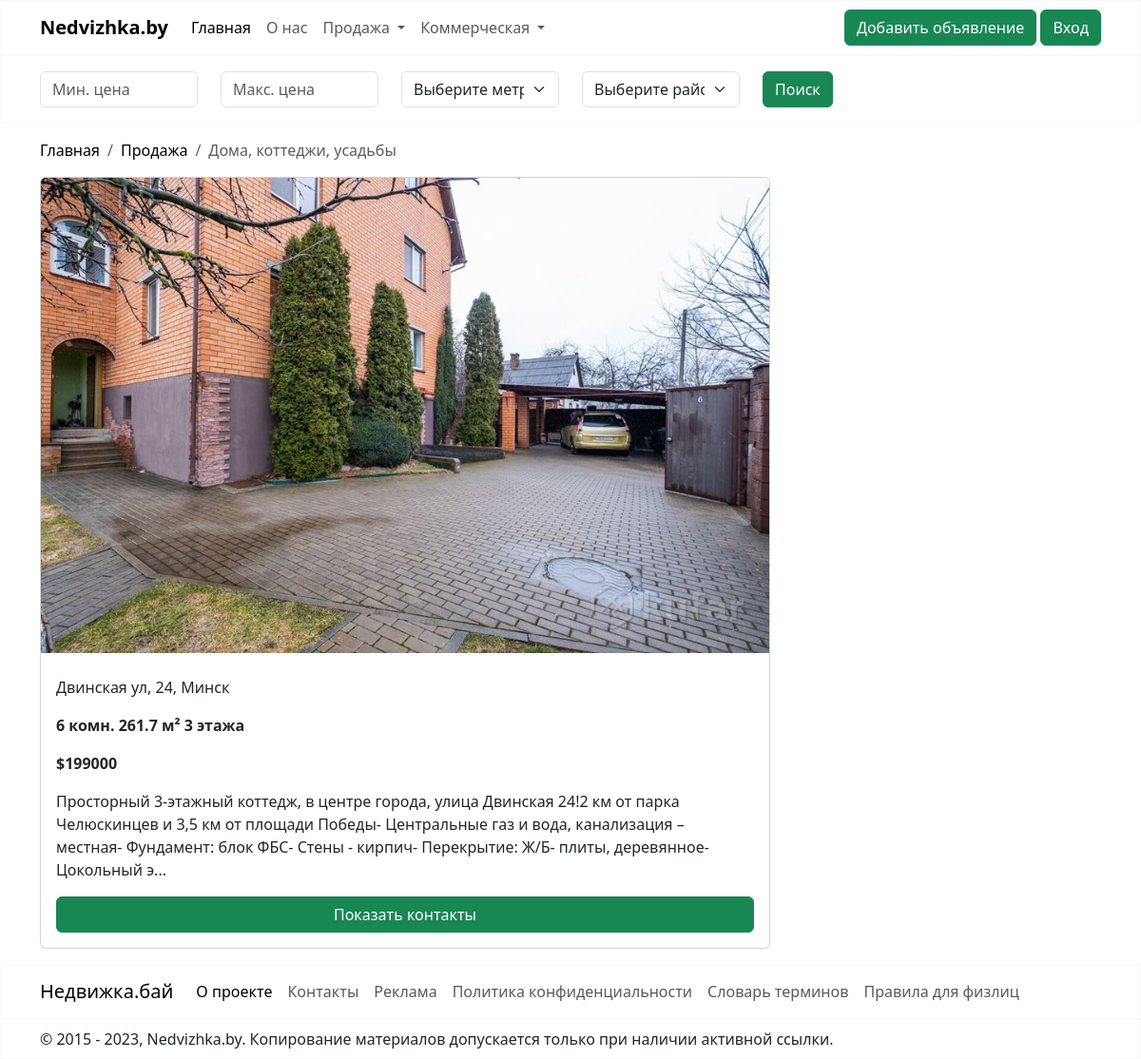
Page /sale/house/ on the committed database.
### sale/models.py (models this page shows)
class Realty(models.Model):
    address = models.CharField(max_length=100)
    district = models.CharField(choices=DISTRICT, max_length=40, blank=True)
    subway = models.CharField(choices=SUBWAY, max_length=50, blank=True)
    description = models.CharField(max_length=4000)
    total_area = models.FloatField(validators=[MinValueValidator(10)])
    facilities = models.CharField(max_length=2000, blank=True)
    condition = models.CharField(choices=CONDITION, max_length=20)
    renovation = models.CharField(choices=RENOVATION, max_length=20)
    price = models.PositiveIntegerField(validators=[MinValueValidator(1)])
    image = models.ImageField(null=True, blank=True, upload_to="images")
    image_2 = models.ImageField(null=True, blank=True, upload_to="images")
    image_3 = models.ImageField(null=True, blank=True, upload_to="images")
    image_4 = models.ImageField(null=True, blank=True, upload_to="images")
    image_5 = models.ImageField(null=True, blank=True, upload_to="images")
    creator = models.ForeignKey(User, on_delete=models.CASCADE, default=1)
    is_moderated = models.BooleanField(default=False)
    class Meta:
        abstract = True

class House(Realty):
    yard_area = models.FloatField()
    category = models.CharField(max_length=20, choices=CATEGORY)
    bathroom = models.CharField(max_length=20, choices=BATHROOM)
    heating = models.CharField(max_length=20, choices=HEATING)
    water = models.CharField(max_length=20, choices=WATER)
    sewerage = models.CharField(max_length=20, choices=SEWERAGE)
    number_of_rooms = models.PositiveIntegerField(validators=[MinValueValidator(1)])  # Валидатор для количества комнат
    number_of_floors = models.PositiveIntegerField(validators=[MinValueValidator(1)])  # Валидатор для количества этажей
    living_area = models.FloatField(validators=[MinValueValidator(0)])  # Валидатор для жилой площади
    year_of_construction = models.PositiveIntegerField(validators=[validate_year_of_construction])

### sale/views.py (the view)
# urls.py: path('house/', HouseListView.as_view(template_name="house.html"), name='house'),
class HouseListView(ListView):
    model = House
    def get_queryset(self):
        queryset = super().get_queryset().filter(is_moderated=True)
        min_price = self.request.GET.get('min_price')
        max_price = self.request.GET.get('max_price')
        subway = self.request.GET.get('subway')
        district = self.request.GET.get('district')
        if min_price and max_price:
            queryset = queryset.filter(price__gte=min_price, price__lte=max_price)
        elif min_price:
            queryset = queryset.filter(price__gte=min_price)
        elif max_price:
            queryset = queryset.filter(price__lte=max_price)
        if subway:
            queryset = queryset.filter(subway=subway)
        if district:
            queryset = queryset.filter(district=district)
        return queryset
    def get_context_data(self, **kwargs):
        context = super().get_context_data(**kwargs)
        context['min_price'] = self.request.GET.get('min_price')
        context['max_price'] = self.request.GET.get('max_price')
        context['subway'] = self.request.GET.get('subway')
        context['district'] = self.request.GET.get('district')
        return context

### sale/templates/house.html (shortened to what this page needs)
{% extends "base.html" %}
{% block content %}
    <div class="container-fluid border border-light">
        <div class="container-md mt-3 mb-3">
            <form method="GET" class="form-inline">
                <div class="row mt-3">
                    <div class="col-md-2">
                        <input type="number" class="form-control mr-2" name="min_price" value="{{ min_price }}"
                               placeholder="Мин. цена ">
                    </div>
                    <div class="col-md-2">
                        <input type="number" class="form-control mr-2" name="max_price" value="{{ max_price }}"
                               placeholder="Макс. цена ">
                    </div>
                    <div class="col-md-2">
                        <select name="subway" class="form-select">
                            <option value="">Выберите метро</option>
                        </select>
                    </div>
                    <div class="col-md-2">
                        <select name="district" class="form-select">
                            <option value="">Выберите район</option>
                        </select>
                    </div>
                    <div class="col-md-2">
                        <button type="submit" class="btn btn-success">Поиск</button>
                    </div>
                </div>
            </form>
        </div>
    </div>
    <div class="container-md mt-3 mb-3">
        <nav aria-label="breadcrumb">
            <ol class="breadcrumb">
                <li class="breadcrumb-item"><a style="text-decoration: none; color: black;"
                                               href="{% url "nedvizhka" %}">Главная</a></li>
                <li class="breadcrumb-item"><a style="text-decoration: none; color: black;" href="#">Продажа</a></li>
                <li class="breadcrumb-item active" aria-current="page">Дома, коттеджи, усадьбы</li>
            </ol>
        </nav>
    </div>
    {% for house in house_list %}
        <div class="container-md mt-3 mb-3">
            <div class="card" style="width: 48rem;">
                {% if house.image %}
                    <img src="{{ house.image.url }}" class="card-img-top" alt="..." style="width: 100%; height: 500px">
                {% endif %}
                <div class="card-body d-flex flex-column">
                    <p class="card-text">{{ house.address }}</p>
                    <p class="card-text"><strong>{{ house.number_of_rooms }} комн. {{ house.total_area }}
                        м² {{ house.number_of_floors }} этажа</strong></p>
                    <p class="card-text"><strong>${{ house.price }}</strong></p>
                    <p class="card-text">{{ house.description|slice:":250" }}...</p>
                    <a href="{{ house.id }}" class="btn btn-success mt-auto">Показать контакты</a>
                </div>
            </div>
        </div>
    {% endfor %}
{% endblock %}

### rows in the picture
House: image (picture), address "Двинская ул, 24, Минск", number_of_rooms "6", total_area "261.7", number_of_floors "3", price "199000", description "Просторный 3-этажный коттедж, в центре города, улица Двинская 24!2 км от парка Челюскинцев и 3,5 км от площади Победы- Центральные газ и вода, канализация – местная- Фундамент: блок ФБС- Стены - кирпич- Перекрытие: Ж/Б- плиты, деревянное- Цокольный э"
